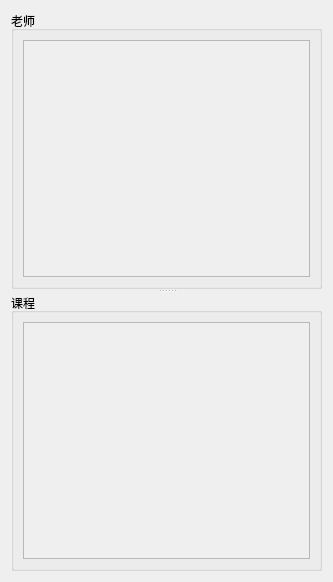
<?xml version="1.0" encoding="UTF-8"?>
<ui version="4.0">
 <class>CourseTeacherDialog</class>
 <widget class="QDialog" name="CourseTeacherDialog">
  <property name="geometry">
   <rect>
    <x>0</x>
    <y>0</y>
    <width>333</width>
    <height>582</height>
   </rect>
  </property>
  <property name="windowTitle">
   <string>课程-老师</string>
  </property>
  <layout class="QGridLayout" name="gridLayout_4">
   <item row="0" column="0">
    <widget class="QSplitter" name="splitter">
     <property name="orientation">
      <enum>Qt::Vertical</enum>
     </property>
     <widget class="QGroupBox" name="groupBox_2">
      <property name="title">
       <string>老师</string>
      </property>
      <layout class="QGridLayout" name="gridLayout_2">
       <item row="0" column="0">
        <widget class="QScrollArea" name="teacherScrollArea">
         <property name="widgetResizable">
          <bool>true</bool>
         </property>
         <widget class="QWidget" name="scrollAreaWidgetContents_2">
          <property name="geometry">
           <rect>
            <x>0</x>
            <y>0</y>
            <width>277</width>
            <height>225</height>
           </rect>
          </property>
          <layout class="QGridLayout" name="gridLayout_5">
           <item row="0" column="0">
            <widget class="QWidget" name="teacherWidget" native="true"/>
           </item>
          </layout>
         </widget>
        </widget>
       </item>
      </layout>
     </widget>
     <widget class="QGroupBox" name="groupBox">
      <property name="title">
       <string>课程</string>
      </property>
      <layout class="QGridLayout" name="gridLayout">
       <item row="0" column="0">
        <widget class="QScrollArea" name="courseScrollArea">
         <property name="widgetResizable">
          <bool>true</bool>
         </property>
         <widget class="QWidget" name="scrollAreaWidgetContents">
          <property name="geometry">
           <rect>
            <x>0</x>
            <y>0</y>
            <width>277</width>
            <height>224</height>
           </rect>
          </property>
          <layout class="QGridLayout" name="gridLayout_3">
           <item row="0" column="0">
            <widget class="QWidget" name="courseWidget" native="true"/>
           </item>
          </layout>
         </widget>
        </widget>
       </item>
      </layout>
     </widget>
    </widget>
   </item>
  </layout>
 </widget>
 <resources/>
 <connections/>
</ui>
